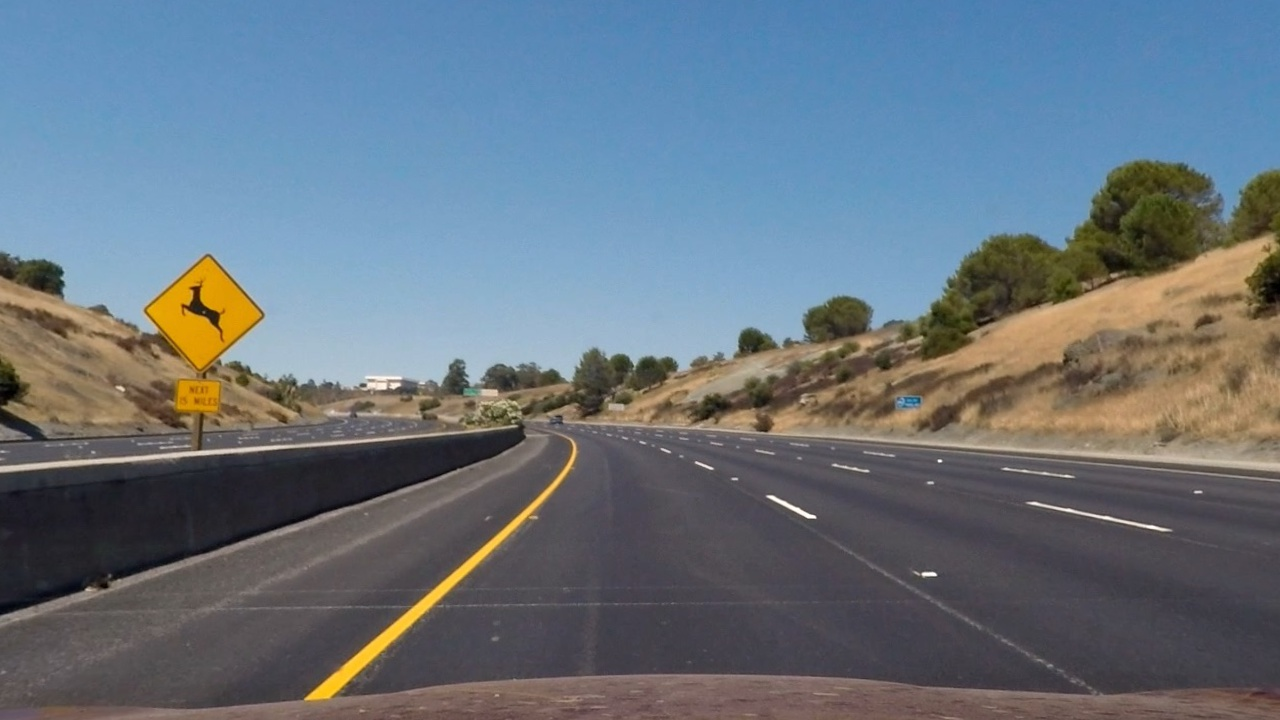
#> input picture test2_undist.jpg, 1280 x 720 px
$ python -i image_transformations.py   (imports and definitions only)   (older library calls are emulated)
#> lines starting #> are read from the running program, lines starting #| are printed output that depends on the picture; after the words box and inside, x2 and y2 are one past the last pixel; in counts of white or black regions, pixels touching at a corner belong together
# Applying thresholds

import cv2
import numpy as np
import matplotlib.image as mpimg
import matplotlib.pyplot as plt

#%%
def abs_sobel_thresh(img, orient='x', sobel_kernel=3, thresh=(0,255)):
    # Convert to grayscale
    gray = cv2.cvtColor(img, cv2.COLOR_RGB2GRAY)
    # Apply x or y gradient with the OpenCV Sobel() function
    # and take the absolute value
    if orient == 'x':
        abs_sobel = np.absolute(cv2.Sobel(gray, cv2.CV_64F, 1, 0))
    if orient == 'y':
        abs_sobel = np.absolute(cv2.Sobel(gray, cv2.CV_64F, 0, 1))
    # Rescale back to 8 bit integer
    scaled_sobel = np.uint8(255*abs_sobel/np.max(abs_sobel))
    # Create a copy and apply the threshold
    binary_output = np.zeros_like(scaled_sobel)
    # Here I'm using inclusive (>=, <=) thresholds, but exclusive is ok too
    binary_output[(scaled_sobel >= thresh[0]) & (scaled_sobel <= thresh[1])] = 1

    # Return the result
    return binary_output


def mag_thresh(img, sobel_kernel=3, mag_thresh=(0, 255)):

    # Apply the following steps to img
    # 1) Convert to grayscale
    gray = cv2.cvtColor(img, cv2.COLOR_RGB2GRAY)

    # 2) Take the gradient in x and y separately
    sobelx = cv2.Sobel(gray, cv2.CV_64F, 1, 0)
    sobely = cv2.Sobel(gray, cv2.CV_64F, 0, 1)

    # 3) Calculate the magnitude
    abs_sobelxy = np.sqrt(sobelx**2+sobely**2)

    # 4) Scale to 8-bit (0 - 255) and convert to type = np.uint8
    scaled_sobelxy = np.uint8(255*abs_sobelxy/np.max(abs_sobelxy))

    # 5) Create a binary mask where mag thresholds are met
    binary_output = np.zeros_like(scaled_sobelxy)
    binary_output[(scaled_sobelxy >= mag_thresh[0]) & (scaled_sobelxy <= mag_thresh[1])] = 1

    # 6) Return this mask as your binary_output image
    return binary_output

def dir_threshold(img, sobel_kernel=3, thresh=(0, np.pi/2)):
    # Grayscale
    gray = cv2.cvtColor(img, cv2.COLOR_RGB2GRAY)
    # Calculate the x and y gradients
    sobelx = cv2.Sobel(gray, cv2.CV_64F, 1, 0, ksize=sobel_kernel)
    sobely = cv2.Sobel(gray, cv2.CV_64F, 0, 1, ksize=sobel_kernel)
    # Take the absolute value of the gradient direction,
    # apply a threshold, and create a binary image result
    absgraddir = np.arctan2(np.absolute(sobely), np.absolute(sobelx))
    binary_output =  np.zeros_like(absgraddir)
    binary_output[(absgraddir >= thresh[0]) & (absgraddir <= thresh[1])] = 1

    # Return the binary image
    return binary_output

#%%
# Run the function
def binary_transformation_pipeline(image):
    ksize = 3
    gradx = abs_sobel_thresh(image, orient='x', sobel_kernel=ksize, thresh=(30, 120))
    grady = abs_sobel_thresh(image, orient='y', sobel_kernel=ksize, thresh=(30, 120))
    mag_binary = mag_thresh(image, sobel_kernel=ksize, mag_thresh=(10, 120))
    dir_binary = dir_threshold(image, sobel_kernel=ksize, thresh=(0, np.pi/2))

    combined = np.zeros_like(dir_binary)
#    combined[((gradx == 1) & (grady == 1)) | ((mag_binary == 1) & (dir_binary == 1))] = 1
    combined[((gradx == 1) & (grady == 1)) | (mag_binary == 1)] = 1

    return combined
#%%
# Define a function that thresholds the S-channel of HLS
# [7 lines left out: function hls_select, not called in this run]

#%%
# Edit this function to create your own pipeline.
def color_transformation_pipeline(img, s_thresh=(120, 255), sx_thresh=(40, 120)):
    img = np.copy(img)
    # Convert to HSV color space and separate the V channel
    hsv = cv2.cvtColor(img, cv2.COLOR_RGB2HLS).astype(np.float)
#    l_channel = hsv[:,:,1]
    s_channel = hsv[:,:,2]

    # binary transformations
    binary_img = binary_transformation_pipeline(img)
    #sobelx = cv2.Sobel(l_channel, cv2.CV_64F, 1, 0) # Take the derivative in x
    binary_abs = np.absolute(binary_img) # Absolute x derivative to accentuate lines away from horizontal
    scaled_binary = np.uint8(255*binary_abs/np.max(binary_abs))

    # Threshold x gradient
    sxbinary = np.zeros_like(scaled_binary)
    sxbinary[(scaled_binary >= sx_thresh[0]) & (scaled_binary <= sx_thresh[1])] = 1

    # Threshold color channel
    s_binary = np.zeros_like(s_channel)
    s_binary[(s_channel >= s_thresh[0]) & (s_channel <= s_thresh[1])] = 1
    # Stack each channel
    # Note color_binary[:, :, 0] is all 0s, effectively an all black image. It might
    # be beneficial to replace this channel with something else.
    color_binary = np.dstack(( np.zeros_like(sxbinary), sxbinary, s_binary))
    combined_binary = np.zeros_like(sxbinary)
    combined_binary[(s_binary == 1) | (sxbinary == 1)] = 1
    return s_binary

>>> import cv2
>>> picture = cv2.cvtColor(cv2.imread('../test2_undist.jpg'), cv2.COLOR_BGR2RGB)
>>> result = color_transformation_pipeline(picture)
#> in binary_transformation_pipeline, `gradx = abs_sobel_thresh(image, orient='x', sobel_kernel=ksize, thresh..`:
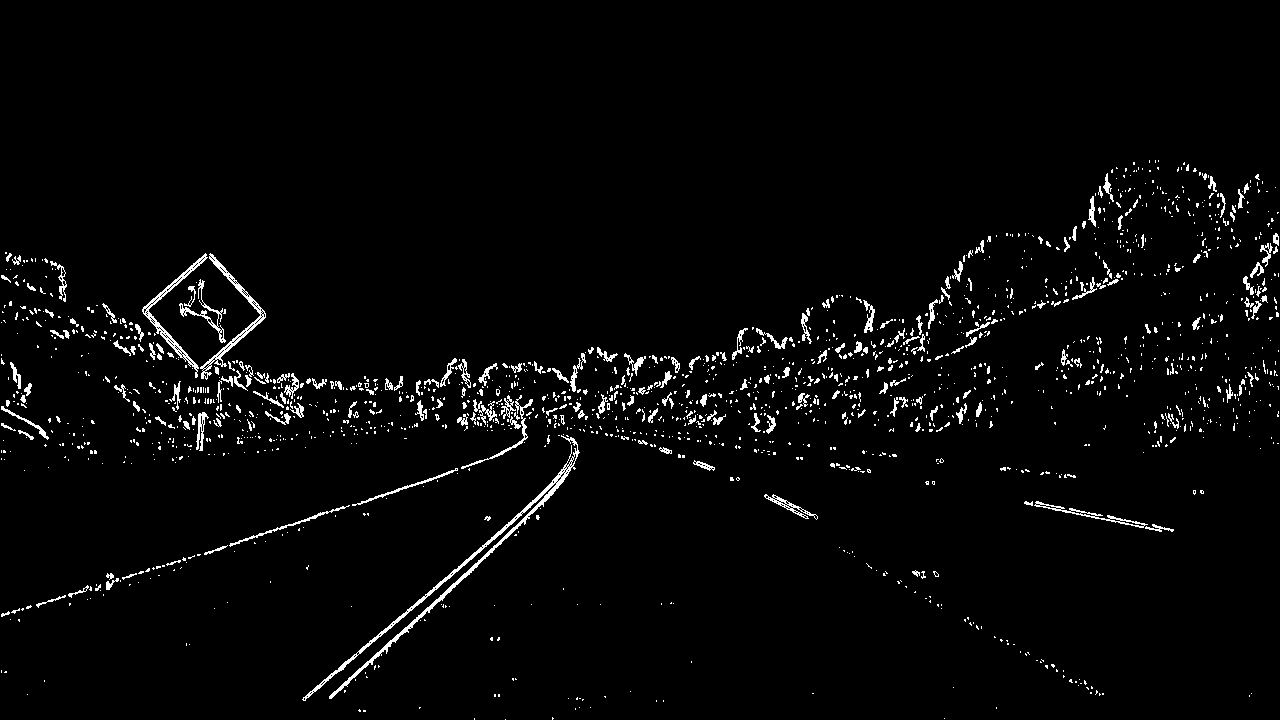
#> gradx: shape (720, 1280); values 0 (black) and 1 (white), 2.8% white in thin lines or dots, all inside (x1, y1, x2, y2) = (1, 160, 1279, 720)
#> in mag_thresh, `sobely = cv2.Sobel(gray, cv2.CV_64F, 0, 1)`:
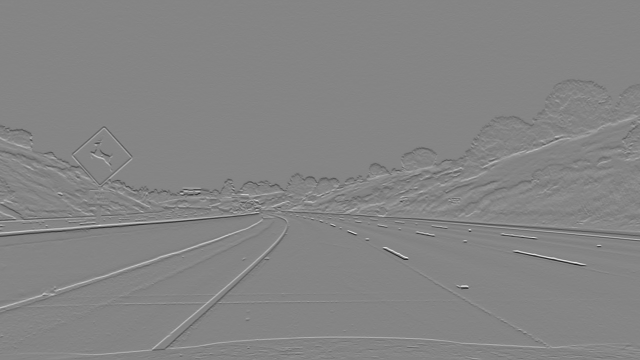
#> sobely: shape (720, 1280) float64 (shown at 1/2 size); min -731, max 671, mean -0.3; drawn with min black and max white
#> in dir_threshold, `absgraddir = np.arctan2(np.absolute(sobely), np.absolute(sobelx))`:
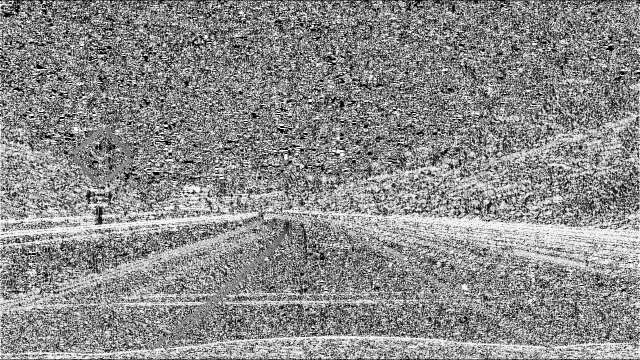
#> absgraddir: shape (720, 1280) float64 (shown at 1/2 size); min 0, max 1.57, mean 0.858; drawn with min black and max white
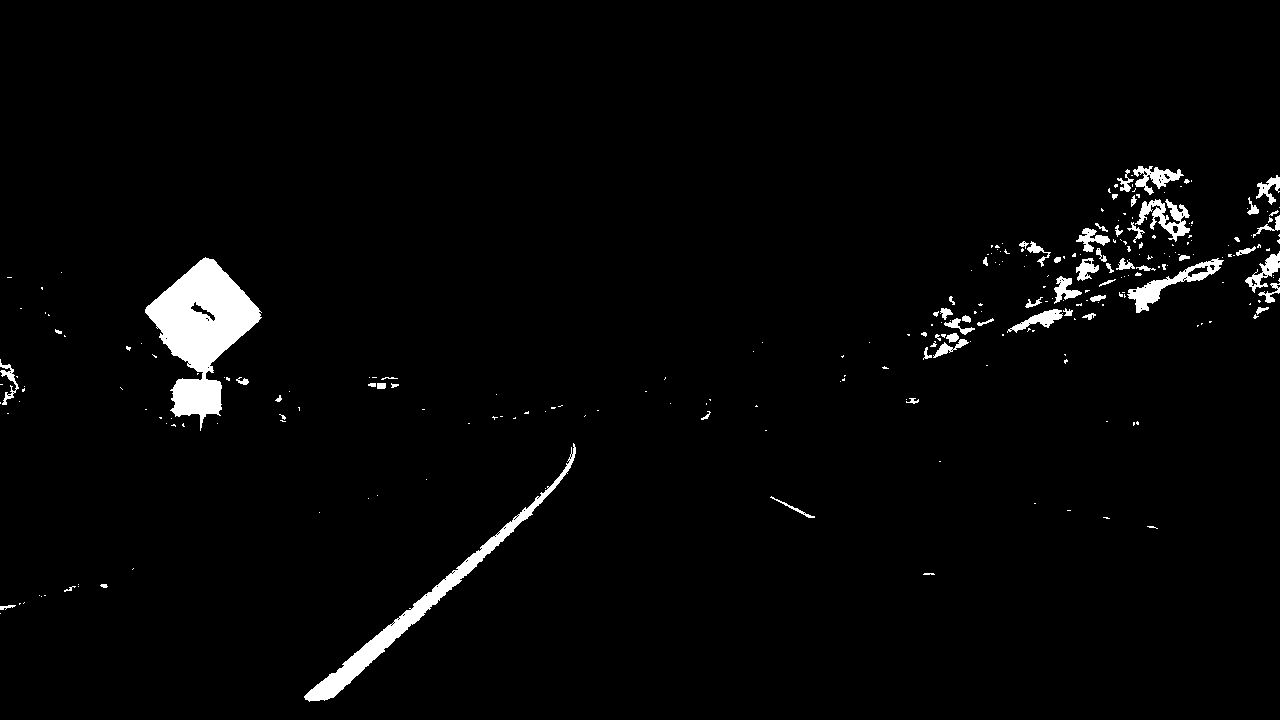
#> result: shape (720, 1280) float64; values 0 (black) and 1 (white), 2.5% white; 261 white regions (197 under 20 px), largest, box (x1, y1, x2, y2) and area: (145, 257, 262, 431) 9236, (304, 443, 576, 702) 4394, (1127, 258, 1224, 313) 1232

$ run again, on straight_lines1.jpg
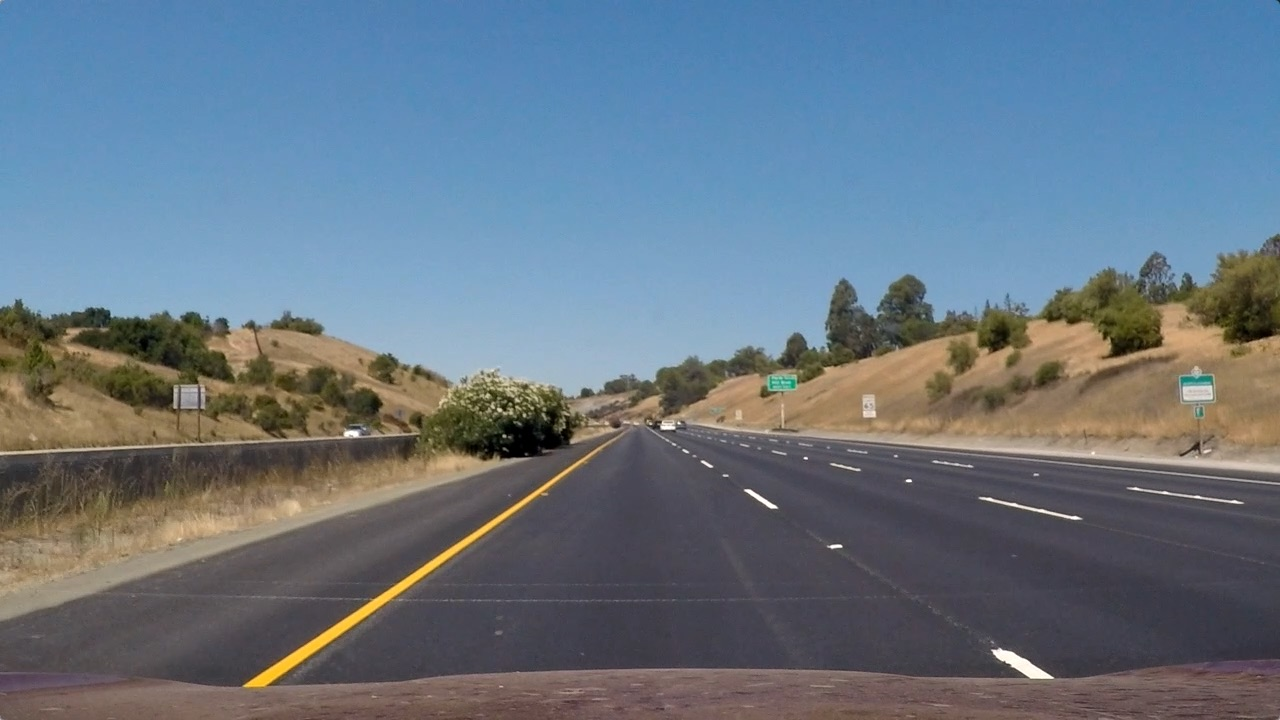
#> input picture straight_lines1.jpg, 1280 x 720 px
#> in binary_transformation_pipeline, `gradx = abs_sobel_thresh(image, orient='x', sobel_kernel=ksize, thresh..`:
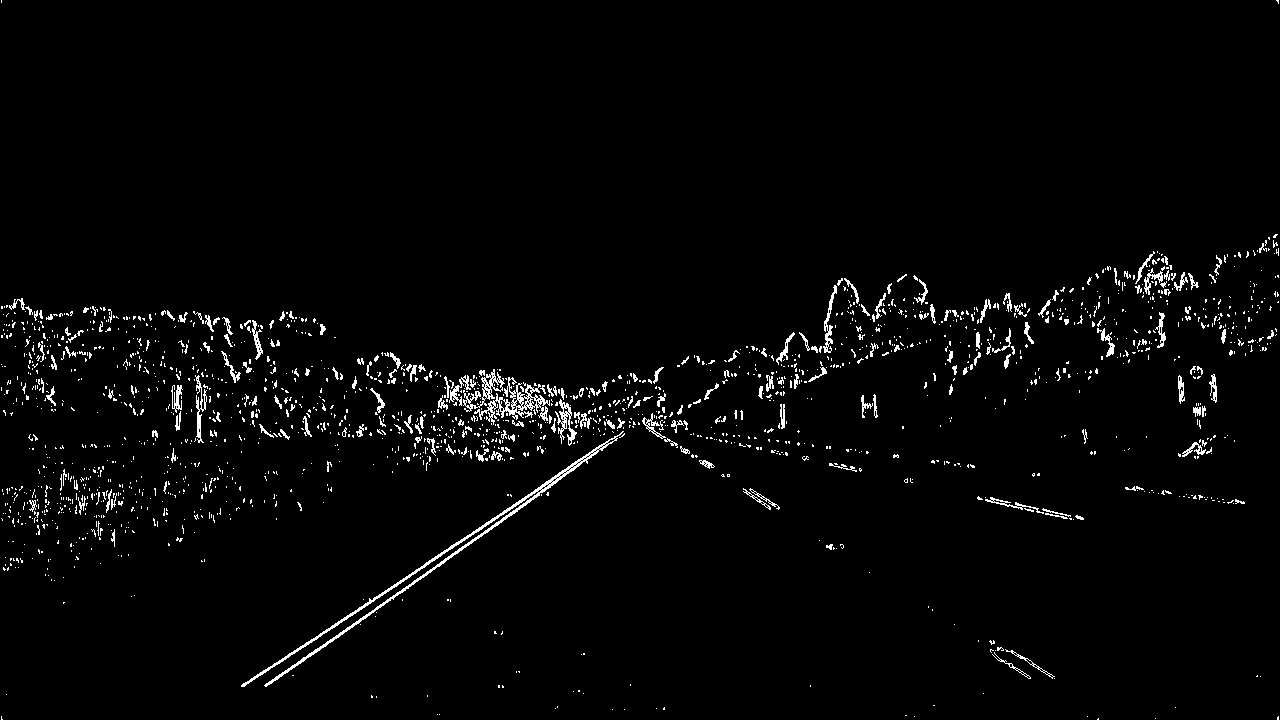
#> gradx: shape (720, 1280); values 0 (black) and 1 (white), 2.4% white in thin lines or dots
#> grady: shape (720, 1280); values 0 (black) and 1 (white), 3.8% white in thin lines or dots
#> mag_binary: shape (720, 1280); values 0 (black) and 1 (white), 18.2% white; 1945 white regions (1763 under 20 px), largest, box (x1, y1, x2, y2) and area: (0, 232, 1280, 720) 145395, (461, 676, 613, 720) 2198, (601, 693, 685, 718) 579
#> dir_binary: shape (720, 1280) float64; every value is 1
#> binary_img: shape (720, 1280) float64; values 0 (black) and 1 (white), 18.2% white; 1938 white regions (1761 under 20 px), largest, box (x1, y1, x2, y2) and area: (0, 232, 1280, 720) 146325, (461, 676, 613, 720) 2198, (601, 693, 685, 718) 579
#> `result = color_transformation_pipeline(picture)`:
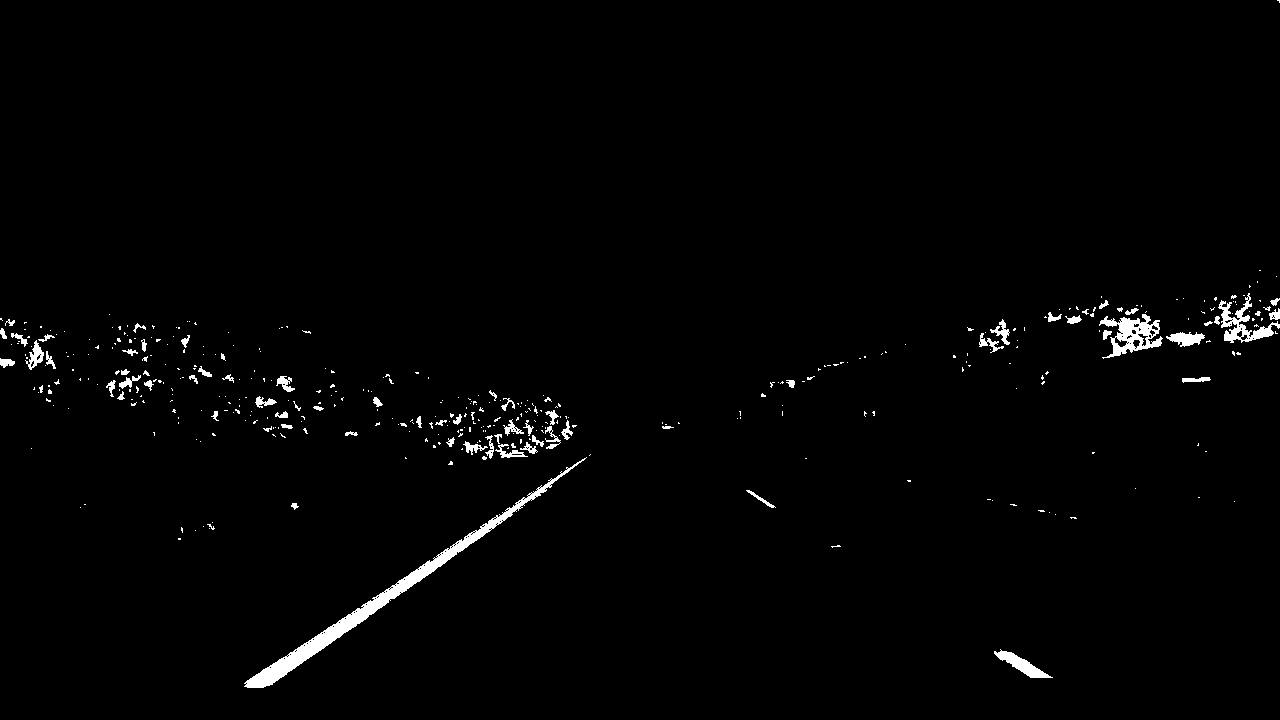
#> result: shape (720, 1280) float64; values 0 (black) and 1 (white), 1.4% white; 410 white regions (338 under 20 px), largest, box (x1, y1, x2, y2) and area: (244, 457, 587, 688) 4199, (1099, 314, 1163, 359) 1252, (1218, 293, 1280, 343) 945
